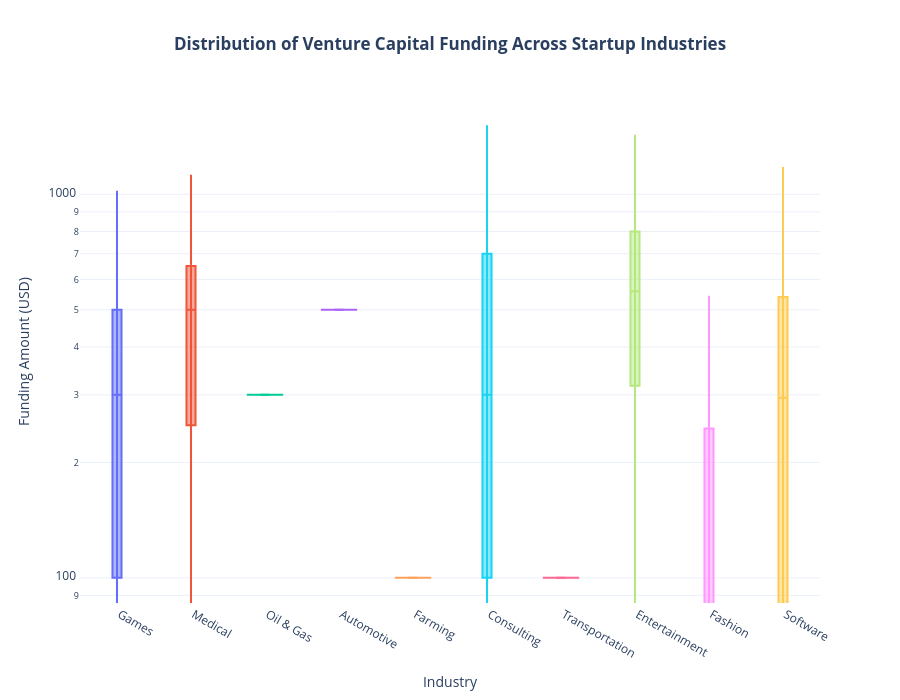

Source (notebook cell):
### Code cell
import plotly.express as px

fig = px.violin(
    funding_distribution,
    x="market",
    y="funding_total_usd",
    color="market",
    box=True,
    points="outliers",
    log_y=True,
    title="<b>Distribution of Venture Capital Funding Across Startup Industries</b>"
)

fig.update_layout(
    template="plotly_white",
    title_x=0.5,
    height=700,
    xaxis_title="Industry",
    yaxis_title="Funding Amount (USD)",
    showlegend=False
)

fig.show()

### Figure 1 — Plotly figure (JSON) as saved in the notebook; plotly's stock layout.template omitted (floating-point values rounded to 4 significant figures)
{"data": [{"alignmentgroup": "True", "box": {"visible": true}, "hovertemplate": "market=%{x}<br>funding_total_usd=%{y}<extra></extra>", "legendgroup": " Games ", "marker": {"color": "#636efa"}, "name": " Games ", "offsetgroup": " Games ", "orientation": "v", "points": "outliers", "scalegroup": "True", "showlegend": true, "type": "violin", "x": [" Games ", " Games "], "x0": " ", "xaxis": "x", "y": [100.0, 500.0], "y0": " ", "yaxis": "y"}, {"alignmentgroup": "True", "box": {"visible": true}, "hovertemplate": "market=%{x}<br>funding_total_usd=%{y}<extra></extra>", "legendgroup": " Medical ", "marker": {"color": "#EF553B"}, "name": " Medical ", "offsetgroup": " Medical ", "orientation": "v", "points": "outliers", "scalegroup": "True", "showlegend": true, "type": "violin", "x": [" Medical ", " Medical ", " Medical ", " Medical "], "x0": " ", "xaxis": "x", "y": [100.0, 600.0, 700.0, 400.0], "y0": " ", "yaxis": "y"}, {"alignmentgroup": "True", "box": {"visible": true}, "hovertemplate": "market=%{x}<br>funding_total_usd=%{y}<extra></extra>", "legendgroup": " Oil & Gas ", "marker": {"color": "#00cc96"}, "name": " Oil & Gas ", "offsetgroup": " Oil & Gas ", "orientation": "v", "points": "outliers", "scalegroup": "True", "showlegend": true, "type": "violin", "x": [" Oil & Gas "], "x0": " ", "xaxis": "x", "y": [300.0], "y0": " ", "yaxis": "y"}, {"alignmentgroup": "True", "box": {"visible": true}, "hovertemplate": "market=%{x}<br>funding_total_usd=%{y}<extra></extra>", "legendgroup": " Automotive ", "marker": {"color": "#ab63fa"}, "name": " Automotive ", "offsetgroup": " Automotive ", "orientation": "v", "points": "outliers", "scalegroup": "True", "showlegend": true, "type": "violin", "x": [" Automotive "], "x0": " ", "xaxis": "x", "y": [500.0], "y0": " ", "yaxis": "y"}, {"alignmentgroup": "True", "box": {"visible": true}, "hovertemplate": "market=%{x}<br>funding_total_usd=%{y}<extra></extra>", "legendgroup": " Farming ", "marker": {"color": "#FFA15A"}, "name": " Farming ", "offsetgroup": " Farming ", "orientation": "v", "points": "outliers", "scalegroup": "True", "showlegend": true, "type": "violin", "x": [" Farming "], "x0": " ", "xaxis": "x", "y": [100.0], "y0": " ", "yaxis": "y"}, {"alignmentgroup": "True", "box": {"visible": true}, "hovertemplate": "market=%{x}<br>funding_total_usd=%{y}<extra></extra>", "legendgroup": " Consulting ", "marker": {"color": "#19d3f3"}, "name": " Consulting ", "offsetgroup": " Consulting ", "orientation": "v", "points": "outliers", "scalegroup": "True", "showlegend": true, "type": "violin", "x": [" Consulting ", " Consulting ", " Consulting ", " Consulting "], "x0": " ", "xaxis": "x", "y": [100.0, 900.0, 500.0, 100.0], "y0": " ", "yaxis": "y"}, {"alignmentgroup": "True", "box": {"visible": true}, "hovertemplate": "market=%{x}<br>funding_total_usd=%{y}<extra></extra>", "legendgroup": " Transportation ", "marker": {"color": "#FF6692"}, "name": " Transportation ", "offsetgroup": " Transportation ", "orientation": "v", "points": "outliers", "scalegroup": "True", "showlegend": true, "type": "violin", "x": [" Transportation ", " Transportation "], "x0": " ", "xaxis": "x", "y": [100.0, 100.0], "y0": " ", "yaxis": "y"}, {"alignmentgroup": "True", "box": {"visible": true}, "hovertemplate": "market=%{x}<br>funding_total_usd=%{y}<extra></extra>", "legendgroup": " Entertainment ", "marker": {"color": "#B6E880"}, "name": " Entertainment ", "offsetgroup": " Entertainment ", "orientation": "v", "points": "outliers", "scalegroup": "True", "showlegend": true, "type": "violin", "x": [" Entertainment ", " Entertainment "], "x0": " ", "xaxis": "x", "y": [800.0, 317.0], "y0": " ", "yaxis": "y"}, {"alignmentgroup": "True", "box": {"visible": true}, "hovertemplate": "market=%{x}<br>funding_total_usd=%{y}<extra></extra>", "legendgroup": " Fashion ", "marker": {"color": "#FF97FF"}, "name": " Fashion ", "offsetgroup": " Fashion ", "orientation": "v", "points": "outliers", "scalegroup": "True", "showlegend": true, "type": "violin", "x": [" Fashion ", " Fashion ", " Fashion "], "x0": " ", "xaxis": "x", "y": [80.0, 300.0, 30.0], "y0": " ", "yaxis": "y"}, {"alignmentgroup": "True", "box": {"visible": true}, "hovertemplate": "market=%{x}<br>funding_total_usd=%{y}<extra></extra>", "legendgroup": " Software ", "marker": {"color": "#FECB52"}, "name": " Software ", "offsetgroup": " Software ", "orientation": "v", "points": "outliers", "scalegroup": "True", "showlegend": true, "type": "violin", "x": [" Software ", " Software "], "x0": " ", "xaxis": "x", "y": [50.0, 540.0], "y0": " ", "yaxis": "y"}], "layout": {"height": 700, "legend": {"title": {"text": "market"}, "tracegroupgap": 0}, "showlegend": false, "title": {"text": "<b>Distribution of Venture Capital Funding Across Startup Industries</b>", "x": 0.5}, "violinmode": "overlay", "xaxis": {"anchor": "y", "categoryarray": [" Games ", " Medical ", " Oil & Gas ", " Automotive ", " Farming ", " Consulting ", " Transportation ", " Entertainment ", " Fashion ", " Software "], "categoryorder": "array", "domain": [0, 1], "title": {"text": "Industry"}}, "yaxis": {"anchor": "x", "domain": [0, 1], "title": {"text": "Funding Amount (USD)"}, "type": "log"}}}
